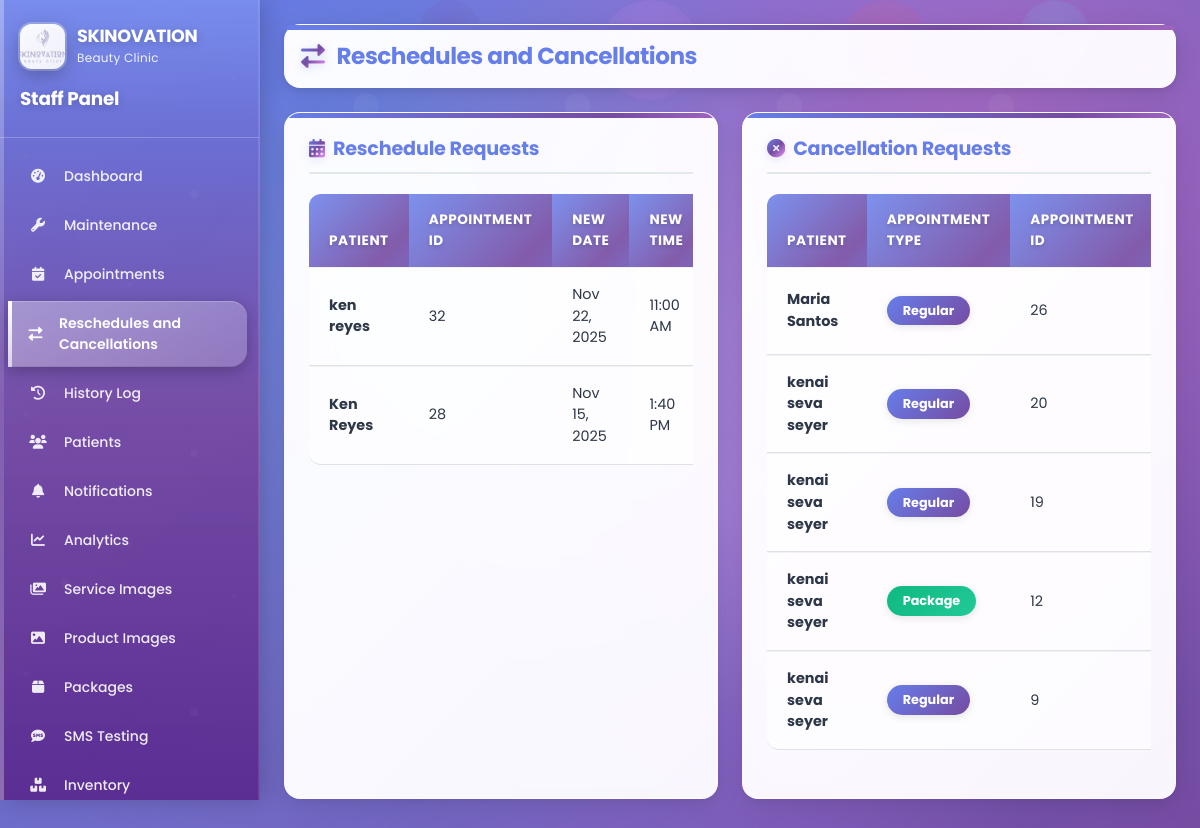
Screenshot of /appointments/admin/cancellation-requests/ (signed in) with the database file from the repository.
### appointments/models.py (models this page shows, shortened)
class RescheduleRequest(models.Model):
    STATUS_CHOICES = [
        ('pending', 'Pending'),
        ('approved', 'Approved'),
        ('rejected', 'Rejected'),
    ]
    appointment_id = models.IntegerField()
    new_appointment_date = models.DateField()
    new_appointment_time = models.TimeField()
    reason = models.TextField(blank=True, null=True)
    status = models.CharField(max_length=10, choices=STATUS_CHOICES, default='pending')
    created_at = models.DateTimeField(auto_now_add=True)
    updated_at = models.DateTimeField(auto_now=True)
    patient = models.ForeignKey(settings.AUTH_USER_MODEL, on_delete=models.CASCADE, related_name='reschedule_requests')
    class Meta:
        db_table = 'reschedule_requests'

class CancellationRequest(models.Model):
    APPOINTMENT_TYPE_CHOICES = [
        ('regular', 'Regular'),
        ('package', 'Package'),
    ]
    STATUS_CHOICES = [
        ('pending', 'Pending'),
        ('approved', 'Approved'),
        ('rejected', 'Rejected'),
    ]
    appointment_id = models.IntegerField()
    appointment_type = models.CharField(max_length=10, choices=APPOINTMENT_TYPE_CHOICES)
    reason = models.TextField(blank=True, null=True, help_text='Reason for cancellation (required when cancelling)')
    status = models.CharField(max_length=10, choices=STATUS_CHOICES, default='pending')
    created_at = models.DateTimeField(auto_now_add=True)
    updated_at = models.DateTimeField(auto_now=True)
    patient = models.ForeignKey(settings.AUTH_USER_MODEL, on_delete=models.CASCADE, related_name='cancellation_requests')
    class Meta:
        db_table = 'cancellation_requests'

### accounts/models.py (models this page shows, shortened)
class User(AbstractUser):
    USER_TYPE_CHOICES = [
        ('patient', 'Patient'),
        ('admin', 'Staff'),
        ('owner', 'Owner'),
        ('attendant', 'Attendant'),
    ]
    GENDER_CHOICES = [
        ('male', 'Male'),
        ('female', 'Female'),
        ('other', 'Other'),
    ]
    CIVIL_STATUS_CHOICES = [
        ('single', 'Single'),
        ('married', 'Married'),
        ('widowed', 'Widowed'),
        ('divorced', 'Divorced'),
        ('separated', 'Separated'),
    ]
    user_type = models.CharField(max_length=10, choices=USER_TYPE_CHOICES, default='patient')
    phone = models.CharField(
        max_length=20,
        validators=[RegexValidator(
            regex=r'^\+?1?\d{9,15}$',
            message="Phone number must be entered in the format: '+999999999'. Up to 15 digits allowed."
        )],
        blank=True
    )
    middle_name = models.CharField(max_length=255, blank=True, null=True)
    address = models.TextField(blank=True, null=True, help_text="Complete address")
    gender = models.CharField(max_length=10, choices=GENDER_CHOICES, blank=True, null=True)
    civil_status = models.CharField(max_length=10, choices=CIVIL_STATUS_CHOICES, blank=True, null=True)
    birthday = models.DateField(blank=True, null=True)
    occupation = models.CharField(max_length=255, blank=True, null=True)
    profile_picture = models.ImageField(upload_to='profile_pictures/', blank=True, null=True)
    archived = models.BooleanField(default=False)
    created_at = models.DateTimeField(auto_now_add=True)
    updated_at = models.DateTimeField(auto_now=True)
    @property
    def full_name(self):
        return f"{self.first_name} {self.middle_name or ''} {self.last_name}".strip()
    class Meta:
        db_table = 'users'

### appointments/admin_views.py (the view)
# urls.py: path('admin/cancellation-requests/', admin_views.admin_cancellation_requests, name='admin_cancellation_requests'),
@login_required
@user_passes_test(is_admin)
def admin_cancellation_requests(request):
    from .models import CancellationRequest, RescheduleRequest, Appointment
    cancellation_requests = CancellationRequest.objects.all().order_by('-created_at')
    reschedule_requests = RescheduleRequest.objects.all().order_by('-created_at')
    reschedule_requests_with_appointments = []
    for reschedule_request in reschedule_requests:
        try:
            appointment = Appointment.objects.get(id=reschedule_request.appointment_id)
            reschedule_requests_with_appointments.append((reschedule_request, appointment))
        except Appointment.DoesNotExist:
            reschedule_requests_with_appointments.append((reschedule_request, None))
    cancellation_requests_with_appointments = []
    for cancellation_request in cancellation_requests:
        try:
            appointment = Appointment.objects.get(id=cancellation_request.appointment_id)
            cancellation_requests_with_appointments.append((cancellation_request, appointment))
        except Appointment.DoesNotExist:
            cancellation_requests_with_appointments.append((cancellation_request, None))
    context = {
        'cancellation_requests': cancellation_requests,
        'reschedule_requests': reschedule_requests,
        'reschedule_requests_with_appointments': reschedule_requests_with_appointments,
        'cancellation_requests_with_appointments': cancellation_requests_with_appointments,
    }
    return render(request, 'appointments/admin_reschedules_cancellations.html', context)

### appointments/admin_views.py (called while the page is built)
def is_admin(user):
    return user.is_authenticated and user.user_type == 'admin'

### appointments/context_processors.py (called while the page is built)
def notification_count(request):
    if request.user.is_authenticated:
        if request.user.user_type == 'admin':
            count = Notification.objects.filter(patient__isnull=True, is_read=False).count()
        elif request.user.user_type == 'owner':
            count = Notification.objects.filter(patient__isnull=True, is_read=False).count()
        elif request.user.user_type == 'attendant':
            count = Notification.objects.filter(
                (Q(patient=request.user) | Q(patient__isnull=True)),
                is_read=False
            ).count()
        else:
            count = Notification.objects.filter(patient=request.user, is_read=False).count()
    else:
        count = 0
    return {
        'notification_count': count
    }

### templates/appointments/admin_reschedules_cancellations.html (shortened to what this page needs)
{% extends 'appointments/admin_base.html' %}
{% load static %}
{% block content %}
<div class="content-header">
    <h1 class="page-title">
        <i class="fas fa-exchange-alt"></i>
        Reschedules and Cancellations
    </h1>
</div>
<div class="row">
    <div class="col-md-6 mb-4">
        <div class="content-card h-100">
            <h3 class="card-title">
                <i class="fas fa-calendar-alt"></i>
                Reschedule Requests
            </h3>
            {% if reschedule_requests %}
                <div class="table-responsive">
                    <table class="table">
                        <thead>
                            <tr>
                                <th>Patient</th>
                                <th>Appointment ID</th>
                                <th>New Date</th>
                                <th>New Time</th>
                            </tr>
                        </thead>
                        <tbody>
                            {% for request in reschedule_requests %}
                            <tr>
                                <td><strong>{{ request.patient.full_name }}</strong></td>
                                <td>{{ request.appointment_id }}</td>
                                <td>{{ request.new_appointment_date|date:"M d, Y" }}</td>
                                <td>{{ request.new_appointment_time|time:"g:i A" }}</td>
                            </tr>
                            {% endfor %}
                        </tbody>
                    </table>
                </div>
            {% else %}
                <div class="text-center py-5">
                    <i class="fas fa-calendar-check fa-3x text-muted mb-3"></i>
                    <h5 class="text-muted">No reschedule requests</h5>
                </div>
            {% endif %}
        </div>
    </div>
    <div class="col-md-6 mb-4">
        <div class="content-card h-100">
            <h3 class="card-title">
                <i class="fas fa-times-circle"></i>
                Cancellation Requests
            </h3>
            {% if cancellation_requests %}
                <div class="table-responsive">
                    <table class="table">
                        <thead>
                            <tr>
                                <th>Patient</th>
                                <th>Appointment Type</th>
                                <th>Appointment ID</th>
                            </tr>
                        </thead>
                        <tbody>
                            {% for request in cancellation_requests %}
                            <tr>
                                <td><strong>{{ request.patient.full_name }}</strong></td>
                                <td>
                                    <span class="type-badge type-{{ request.appointment_type }}">
                                        {{ request.appointment_type|title }}
                                    </span>
                                </td>
                                <td>{{ request.appointment_id }}</td>
                            </tr>
                            {% endfor %}
                        </tbody>
                    </table>
                </div>
            {% else %}
                <div class="text-center py-5">
                    <i class="fas fa-inbox fa-3x text-muted mb-3"></i>
                    <h5 class="text-muted">No cancellation requests</h5>
                </div>
            {% endif %}
        </div>
    </div>
</div>
{% endblock %}

### templates/appointments/admin_reschedules_cancellations.html (style rules this page uses)
.content-card { padding: 1.5rem; }
.content-card .card-title { font-size: 1.2rem; font-weight: 700; margin-bottom: 1.25rem; padding-bottom: 0.75rem; border-bottom: 2px solid #e2e8f0; }
.table { font-size: 0.9rem; }
.table thead th { font-size: 0.85rem; font-weight: 700; text-transform: uppercase; letter-spacing: 0.5px; padding: 1rem 1.25rem; }
.table tbody td { font-size: 0.9rem; color: #2d3748; padding: 1rem 1.25rem; vertical-align: middle; }
.table tbody tr { transition: all 0.3s ease; }

### rows the page displays
RescheduleRequest: patient.full_name "ken reyes", appointment_id "32", new_appointment_date "Nov 22, 2025", new_appointment_time "11:00 AM"
RescheduleRequest: patient.full_name "Ken Reyes", appointment_id "28", new_appointment_date "Nov 15, 2025", new_appointment_time "1:40 PM"
CancellationRequest: patient.full_name "Maria Santos", appointment_type "Regular", appointment_id "26"
CancellationRequest: patient.full_name "kenai seva seyer", appointment_type "Regular", appointment_id "20"
CancellationRequest: patient.full_name "kenai seva seyer", appointment_type "Regular", appointment_id "19"
CancellationRequest: patient.full_name "kenai seva seyer", appointment_type "Package", appointment_id "12"
CancellationRequest: patient.full_name "kenai seva seyer", appointment_type "Regular", appointment_id "9"
